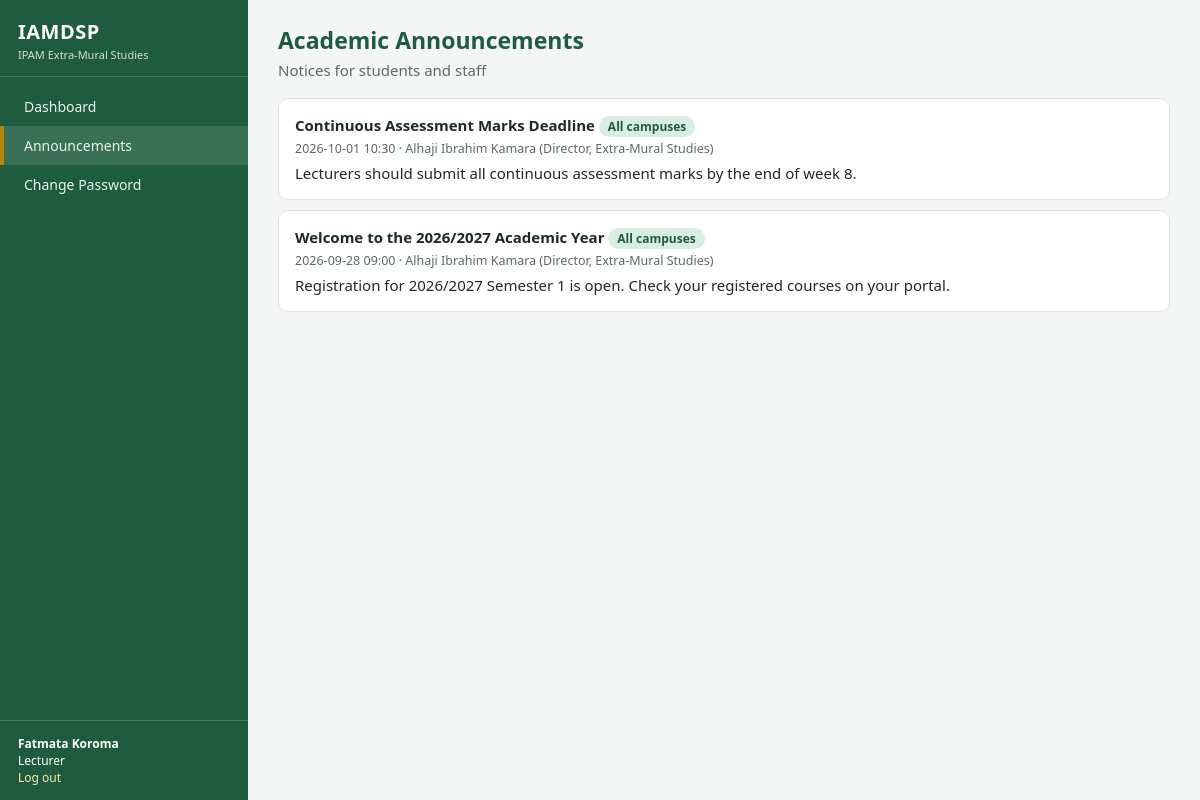
/announcements (signed in), run on the app's committed database.
### tables this page shows
CREATE TABLE users (
    id INTEGER PRIMARY KEY AUTOINCREMENT,
    username TEXT NOT NULL UNIQUE,
    password_hash TEXT NOT NULL,
    full_name TEXT NOT NULL,
    role TEXT NOT NULL CHECK (role IN ('sysadmin','management','coordinator','lecturer','student')),
    campus_id INTEGER REFERENCES campuses(id),
    student_id INTEGER REFERENCES students(id),
    active INTEGER NOT NULL DEFAULT 1
);

CREATE TABLE announcements (
    id INTEGER PRIMARY KEY AUTOINCREMENT,
    title TEXT NOT NULL,
    body TEXT NOT NULL,
    campus_id INTEGER REFERENCES campuses(id),   -- NULL = all campuses
    posted_by INTEGER NOT NULL REFERENCES users(id),
    posted_at TEXT NOT NULL
);

### app.py (the view, shortened to what this page needs)
@app.route("/announcements", methods=["GET", "POST"])
@login_required()
def announcements():
    c = conn()
    rows = c.execute("""SELECT a.*, u.full_name AS author, ca.name AS campus FROM announcements a JOIN users u ON u.id=a.posted_by
        LEFT JOIN campuses ca ON ca.id=a.campus_id WHERE a.campus_id IS NULL OR a.campus_id=? ORDER BY a.posted_at DESC""",
                     (g.user["campus_id"],)).fetchall()
    return render_template("announcements.html", rows=rows, campuses=c.execute("SELECT * FROM campuses").fetchall())

### app.py (called while the page is built)
def conn():
    if "db" not in g:
        g.db = db.get_db()
    return g.db

@app.before_request
def load_user():
    g.user = None
    if "uid" in session:
        g.user = conn().execute("SELECT * FROM users WHERE id=? AND active=1", (session["uid"],)).fetchone()
        if g.user is None:
            session.clear()
    if request.method == "POST":
        token = session.get("csrf")
        if not token or token != request.form.get("csrf_token"):
            abort(400, "Invalid form token. Go back, refresh the page and try again.")

@app.context_processor
def inject():
    if "csrf" not in session:
        session["csrf"] = secrets.token_hex(16)
    return {"user": g.get("user"), "role_labels": ROLE_LABELS, "csrf_token": session["csrf"],
            "current_term": config.CURRENT_TERM, "grade": analytics.grade}

def login_required(*roles):
    def deco(fn):
        @wraps(fn)
        def wrapper(*a, **kw):
            if g.user is None:
                return redirect(url_for("login", next=request.path))
            if roles and g.user["role"] not in roles:
                abort(403)
            return fn(*a, **kw)
        return wrapper
    return deco

### db.py (called while the page is built)
def get_db():
    conn = sqlite3.connect(config.DATABASE)
    conn.row_factory = sqlite3.Row
    conn.execute("PRAGMA foreign_keys = ON")
    return conn

### templates/announcements.html (shortened to what this page needs)
{% extends "base.html" %}{% block title %}Announcements{% endblock %}
{% block content %}<h1>Academic Announcements</h1><p class="sub">Notices for students and staff</p>
{% for a in rows %}<div class="card" style="margin-bottom:10px"><b>{{ a.title }}</b> <span class="badge b-ok">{{ a.campus or 'All campuses' }}</span><br><span class="small">{{ a.posted_at }} &middot; {{ a.author }}</span><p style="margin:6px 0 0">{{ a.body }}</p></div>{% endfor %}{% endblock %}

### templates/base.html (shortened to what this page needs)
<!doctype html><html lang="en"><head><meta charset="utf-8">
<link rel="stylesheet" href="{{ url_for('static', filename='style.css') }}"></head><body>
{% if user %}<div class="layout">
<aside class="sidebar">
 <div class="brand"><b>IAMDSP</b><small>IPAM Extra-Mural Studies</small></div>
 <nav>
  {% set r = user['role'] %}
  {% if r != 'student' %}<a href="{{ url_for('dashboard') }}" class="{{ 'active' if request.endpoint=='dashboard' }}">Dashboard</a>{% endif %}
  <a href="{{ url_for('announcements') }}" class="{{ 'active' if request.endpoint=='announcements' }}">Announcements</a>
  <a href="{{ url_for('account') }}">Change Password</a>
 </nav>
 <div class="who"><b>{{ user['full_name'] }}</b><br>{{ role_labels[user['role']] }}<br><a href="{{ url_for('logout') }}">Log out</a></div>
</aside><main class="main">
{% else %}<div>{% endif %}
{% block content %}{% endblock %}
{% if user %}</main></div>{% else %}</div>{% endif %}
</body></html>

### static/style.css (style rules this page uses)
:root { --green:#1f5c3f;--green2:#2d7a55;--gold:#b8860b;--bg:#f4f6f5;--ink:#1d2b24;--line:#dde3df;--red:#b5413a;--amber:#c27a00 }
* { box-sizing:border-box }
body { margin:0;font-family:"Segoe UI",Arial,sans-serif;background:var(--bg);color:var(--ink);font-size:15px }
a { color:var(--green2);text-decoration:none }
.layout { display:flex;min-height:100vh }
.sidebar { width:248px;background:var(--green);color:#fff;padding:0;flex-shrink:0;display:flex;flex-direction:column }
.brand { padding:18px 18px 14px;border-bottom:1px solid rgba(255,255,255,.18) }
.brand b { font-size:20px;letter-spacing:.5px }
.brand small { display:block;opacity:.8;font-size:11px;margin-top:2px }
.sidebar nav { padding:10px 0;flex:1 }
.sidebar nav a { display:block;color:#e8f2ec;padding:10px 20px;font-size:14px;border-left:4px solid transparent }
.sidebar nav a:hover,.sidebar nav a.active { background:rgba(255,255,255,.12);border-left-color:var(--gold);text-decoration:none }
.sidebar .who { padding:14px 18px;border-top:1px solid rgba(255,255,255,.18);font-size:12px }
.sidebar .who a { color:#ffe9a8 }
.main { flex:1;padding:24px 30px;min-width:0 }
h1 { font-size:23px;margin:0 0 4px;color:var(--green) }
.sub { color:#5b6b63;margin:0 0 18px }
.card { background:#fff;border:1px solid var(--line);border-radius:10px;padding:16px }
.badge { display:inline-block;padding:2px 9px;border-radius:12px;font-size:12px;font-weight:600 }
.b-ok { background:#d9eee2;color:var(--green) }
.small { font-size:12.5px;color:#5b6b63 }

### data on the page
users: full_name "Fatmata Koroma", role "Lecturer"
announcements: title "Continuous Assessment Marks Deadline", campus "All campuses", posted_at "2026-10-01 10:30", author "Alhaji Ibrahim Kamara (Director, Extra-Mural Studies)", body "Lecturers should submit all continuous assessment marks by the end of week 8."
announcements: title "Welcome to the 2026/2027 Academic Year", campus "All campuses", posted_at "2026-09-28 09:00", author "Alhaji Ibrahim Kamara (Director, Extra-Mural Studies)", body "Registration for 2026/2027 Semester 1 is open. Check your registered courses on your portal."
